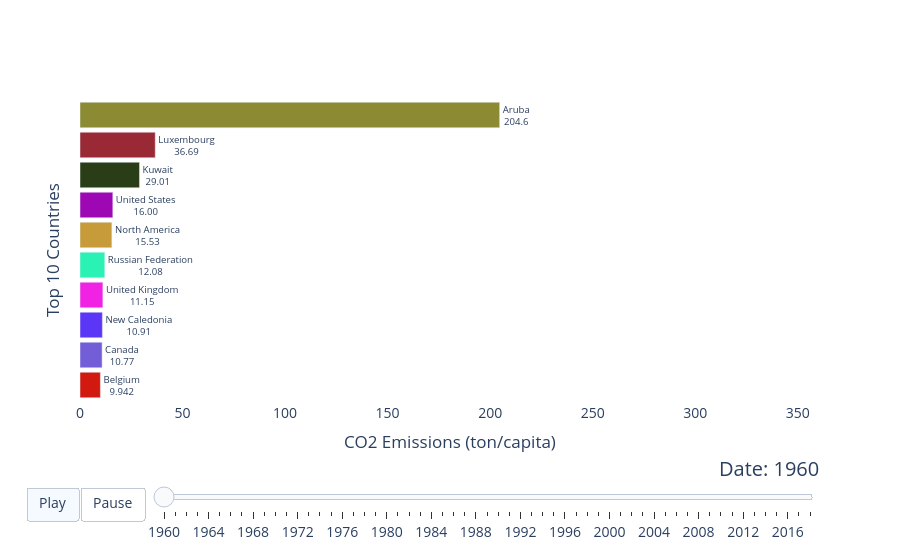

Notebook cell for this chart:
### Code cell
from raceplotly.plots import barplot

race_plot = barplot(df=df2[df2['Country Name']!='World'], item_column='Country Name',
                     value_column='value', time_column='Year', top_entries=10)

fig_3 = race_plot.plot(value_label='CO2 Emissions (ton/capita)', item_label='Top 10 Countries')
fig_3

### Figure 1 — Plotly figure (JSON) as saved in the notebook; plotly's stock layout.template omitted (floating-point values rounded to 4 significant figures)
{"data": [{"cliponaxis": false, "hoverinfo": "all", "marker": {"color": ["rgb(210, 25, 16)", "rgb(115, 94, 215)", "rgb(91, 54, 246)", "rgb(241, 34, 227)", "rgb(42, 242, 181)", "rgb(199, 155, 58)", "rgb(157, 8, 180)", "rgb(41, 62, 22)", "rgb(152, 41, 53)", "rgb(140, 139, 51)"]}, "orientation": "h", "textangle": 0, "textposition": "outside", "texttemplate": "%{y}<br>%{x:.4s}", "type": "bar", "x": [9.942, 10.77, 10.91, 11.15, 12.08, 15.53, 16.0, 29.01, 36.69, 204.6], "y": ["Belgium", "Canada", "New Caledonia", "United Kingdom", "Russian Federation", "North America", "United States", "Kuwait", "Luxembourg", "Aruba"]}], "layout": {"bargap": 0.15, "font": {"size": 14}, "plot_bgcolor": "#FFFFFF", "sliders": [{"active": 0, "currentvalue": {"font": {"size": 20}, "prefix": "Date: ", "visible": true, "xanchor": "right"}, "len": 0.9, "pad": {"b": 10, "t": 50}, "steps": [{"args": [["1960"], {"frame": {"duration": 500, "redraw": false}, "mode": "immediate", "transition": {"duration": 500}}], "label": "1960", "method": "animate"}, {"args": [["1961"], {"frame": {"duration": 500, "redraw": false}, "mode": "immediate", "transition": {"duration": 500}}], "label": "1961", "method": "animate"}, {"args": [["1962"], {"frame": {"duration": 500, "redraw": false}, "mode": "immediate", "transition": {"duration": 500}}], "label": "1962", "method": "animate"}, {"args": [["1963"], {"frame": {"duration": 500, "redraw": false}, "mode": "immediate", "transition": {"duration": 500}}], "label": "1963", "method": "animate"}, {"args": [["1964"], {"frame": {"duration": 500, "redraw": false}, "mode": "immediate", "transition": {"duration": 500}}], "label": "1964", "method": "animate"}, {"args": [["1965"], {"frame": {"duration": 500, "redraw": false}, "mode": "immediate", "transition": {"duration": 500}}], "label": "1965", "method": "animate"}, {"args": [["1966"], {"frame": {"duration": 500, "redraw": false}, "mode": "immediate", "transition": {"duration": 500}}], "label": "1966", "method": "animate"}, {"args": [["1967"], {"frame": {"duration": 500, "redraw": false}, "mode": "immediate", "transition": {"duration": 500}}], "label": "1967", "method": "animate"}, {"args": [["1968"], {"frame": {"duration": 500, "redraw": false}, "mode": "immediate", "transition": {"duration": 500}}], "label": "1968", "method": "animate"}, {"args": [["1969"], {"frame": {"duration": 500, "redraw": false}, "mode": "immediate", "transition": {"duration": 500}}], "label": "1969", "method": "animate"}, {"args": [["1970"], {"frame": {"duration": 500, "redraw": false}, "mode": "immediate", "transition": {"duration": 500}}], "label": "1970", "method": "animate"}, {"args": [["1971"], {"frame": {"duration": 500, "redraw": false}, "mode": "immediate", "transition": {"duration": 500}}], "label": "1971", "method": "animate"}, {"args": [["1972"], {"frame": {"duration": 500, "redraw": false}, "mode": "immediate", "transition": {"duration": 500}}], "label": "1972", "method": "animate"}, {"args": [["1973"], {"frame": {"duration": 500, "redraw": false}, "mode": "immediate", "transition": {"duration": 500}}], "label": "1973", "method": "animate"}, {"args": [["1974"], {"frame": {"duration": 500, "redraw": false}, "mode": "immediate", "transition": {"duration": 500}}], "label": "1974", "method": "animate"}, {"args": [["1975"], {"frame": {"duration": 500, "redraw": false}, "mode": "immediate", "transition": {"duration": 500}}], "label": "1975", "method": "animate"}, {"args": [["1976"], {"frame": {"duration": 500, "redraw": false}, "mode": "immediate", "transition": {"duration": 500}}], "label": "1976", "method": "animate"}, {"args": [["1977"], {"frame": {"duration": 500, "redraw": false}, "mode": "immediate", "transition": {"duration": 500}}], "label": "1977", "method": "animate"}, {"args": [["1978"], {"frame": {"duration": 500, "redraw": false}, "mode": "immediate", "transition": {"duration": 500}}], "label": "1978", "method": "animate"}, {"args": [["1979"], {"frame": {"duration": 500, "redraw": false}, "mode": "immediate", "transition": {"duration": 500}}], "label": "1979", "method": "animate"}, {"args": [["1980"], {"frame": {"duration": 500, "redraw": false}, "mode": "immediate", "transition": {"duration": 500}}], "label": "1980", "method": "animate"}, {"args": [["1981"], {"frame": {"duration": 500, "redraw": false}, "mode": "immediate", "transition": {"duration": 500}}], "label": "1981", "method": "animate"}, {"args": [["1982"], {"frame": {"duration": 500, "redraw": false}, "mode": "immediate", "transition": {"duration": 500}}], "label": "1982", "method": "animate"}, {"args": [["1983"], {"frame": {"duration": 500, "redraw": false}, "mode": "immediate", "transition": {"duration": 500}}], "label": "1983", "method": "animate"}, {"args": [["1984"], {"frame": {"duration": 500, "redraw": false}, "mode": "immediate", "transition": {"duration": 500}}], "label": "1984", "method": "animate"}, {"args": [["1985"], {"frame": {"duration": 500, "redraw": false}, "mode": "immediate", "transition": {"duration": 500}}], "label": "1985", "method": "animate"}, {"args": [["1986"], {"frame": {"duration": 500, "redraw": false}, "mode": "immediate", "transition": {"duration": 500}}], "label": "1986", "method": "animate"}, {"args": [["1987"], {"frame": {"duration": 500, "redraw": false}, "mode": "immediate", "transition": {"duration": 500}}], "label": "1987", "method": "animate"}, {"args": [["1988"], {"frame": {"duration": 500, "redraw": false}, "mode": "immediate", "transition": {"duration": 500}}], "label": "1988", "method": "animate"}, {"args": [["1989"], {"frame": {"duration": 500, "redraw": false}, "mode": "immediate", "transition": {"duration": 500}}], "label": "1989", "method": "animate"}, {"args": [["1990"], {"frame": {"duration": 500, "redraw": false}, "mode": "immediate", "transition": {"duration": 500}}], "label": "1990", "method": "animate"}, {"args": [["1991"], {"frame": {"duration": 500, "redraw": false}, "mode": "immediate", "transition": {"duration": 500}}], "label": "1991", "method": "animate"}, {"args": [["1992"], {"frame": {"duration": 500, "redraw": false}, "mode": "immediate", "transition": {"duration": 500}}], "label": "1992", "method": "animate"}, {"args": [["1993"], {"frame": {"duration": 500, "redraw": false}, "mode": "immediate", "transition": {"duration": 500}}], "label": "1993", "method": "animate"}, {"args": [["1994"], {"frame": {"duration": 500, "redraw": false}, "mode": "immediate", "transition": {"duration": 500}}], "label": "1994", "method": "animate"}, {"args": [["1995"], {"frame": {"duration": 500, "redraw": false}, "mode": "immediate", "transition": {"duration": 500}}], "label": "1995", "method": "animate"}, {"args": [["1996"], {"frame": {"duration": 500, "redraw": false}, "mode": "immediate", "transition": {"duration": 500}}], "label": "1996", "method": "animate"}, {"args": [["1997"], {"frame": {"duration": 500, "redraw": false}, "mode": "immediate", "transition": {"duration": 500}}], "label": "1997", "method": "animate"}, {"args": [["1998"], {"frame": {"duration": 500, "redraw": false}, "mode": "immediate", "transition": {"duration": 500}}], "label": "1998", "method": "animate"}, {"args": [["1999"], {"frame": {"duration": 500, "redraw": false}, "mode": "immediate", "transition": {"duration": 500}}], "label": "1999", "method": "animate"}, {"args": [["2000"], {"frame": {"duration": 500, "redraw": false}, "mode": "immediate", "transition": {"duration": 500}}], "label": "2000", "method": "animate"}, {"args": [["2001"], {"frame": {"duration": 500, "redraw": false}, "mode": "immediate", "transition": {"duration": 500}}], "label": "2001", "method": "animate"}, {"args": [["2002"], {"frame": {"duration": 500, "redraw": false}, "mode": "immediate", "transition": {"duration": 500}}], "label": "2002", "method": "animate"}, {"args": [["2003"], {"frame": {"duration": 500, "redraw": false}, "mode": "immediate", "transition": {"duration": 500}}], "label": "2003", "method": "animate"}, {"args": [["2004"], {"frame": {"duration": 500, "redraw": false}, "mode": "immediate", "transition": {"duration": 500}}], "label": "2004", "method": "animate"}, {"args": [["2005"], {"frame": {"duration": 500, "redraw": false}, "mode": "immediate", "transition": {"duration": 500}}], "label": "2005", "method": "animate"}, {"args": [["2006"], {"frame": {"duration": 500, "redraw": false}, "mode": "immediate", "transition": {"duration": 500}}], "label": "2006", "method": "animate"}, {"args": [["2007"], {"frame": {"duration": 500, "redraw": false}, "mode": "immediate", "transition": {"duration": 500}}], "label": "2007", "method": "animate"}, {"args": [["2008"], {"frame": {"duration": 500, "redraw": false}, "mode": "immediate", "transition": {"duration": 500}}], "label": "2008", "method": "animate"}, {"args": [["2009"], {"frame": {"duration": 500, "redraw": false}, "mode": "immediate", "transition": {"duration": 500}}], "label": "2009", "method": "animate"}, {"args": [["2010"], {"frame": {"duration": 500, "redraw": false}, "mode": "immediate", "transition": {"duration": 500}}], "label": "2010", "method": "animate"}, {"args": [["2011"], {"frame": {"duration": 500, "redraw": false}, "mode": "immediate", "transition": {"duration": 500}}], "label": "2011", "method": "animate"}, {"args": [["2012"], {"frame": {"duration": 500, "redraw": false}, "mode": "immediate", "transition": {"duration": 500}}], "label": "2012", "method": "animate"}, {"args": [["2013"], {"frame": {"duration": 500, "redraw": false}, "mode": "immediate", "transition": {"duration": 500}}], "label": "2013", "method": "animate"}, {"args": [["2014"], {"frame": {"duration": 500, "redraw": false}, "mode": "immediate", "transition": {"duration": 500}}], "label": "2014", "method": "animate"}, {"args": [["2015"], {"frame": {"duration": 500, "redraw": false}, "mode": "immediate", "transition": {"duration": 500}}], "label": "2015", "method": "animate"}, {"args": [["2016"], {"frame": {"duration": 500, "redraw": false}, "mode": "immediate", "transition": {"duration": 500}}], "label": "2016", "method": "animate"}, {"args": [["2017"], {"frame": {"duration": 500, "redraw": false}, "mode": "immediate", "transition": {"duration": 500}}], "label": "2017", "method": "animate"}, {"args": [["2018"], {"frame": {"duration": 500, "redraw": false}, "mode": "immediate", "transition": {"duration": 500}}], "label": "2018", "method": "animate"}], "transition": {"duration": 300, "easing": "cubic-in-out"}, "x": 0.1, "xanchor": "left", "y": 0, "yanchor": "top"}], "updatemenus": [{"buttons": [{"args": [null, {"frame": {"duration": 500, "redraw": false}, "fromcurrent": true, "transition": {"duration": 500, "easing": "quadratic-in-out"}}], "label": "Play", "method": "animate"}, {"args": [[null], {"frame": {"duration": 0, "redraw": false}, "mode": "immediate", "transition": {"duration": 0}}], "label": "Pause", "method": "animate"}], "direction": "left", "pad": {"r": 10, "t": 87}, "showactive": true, "type": "buttons", "x": 0.1, "xanchor": "right", "y": 0, "yanchor": "top"}], "xaxis": {"range": [0, 360.9], "showline": true, "showticklabels": true, "title": {"text": "CO2 Emissions (ton/capita)"}, "visible": true}, "yaxis": {"showline": false, "showticklabels": false, "title": {"text": "Top 10 Countries"}, "visible": true}}}
